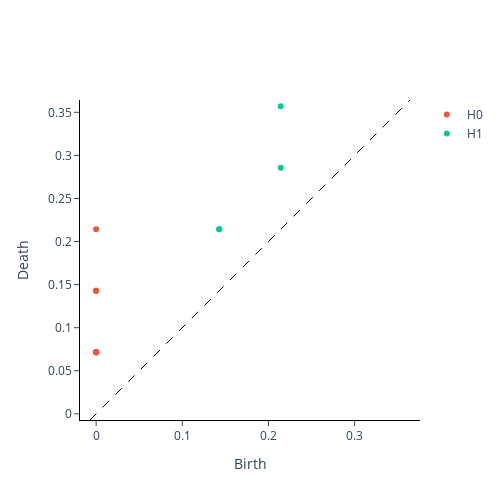

The notebook cell this image was saved under:
### Code cell
vr_persistence = VietorisRipsPersistence(
        metric="precomputed",
        homology_dimensions=[0, 1],  # Compute H0 and H1
        collapse_edges=True  # Handle disconnected graphs
    )

diagrams = vr_persistence.fit_transform([adj_matrix])[0]
plot_diagram(diagrams)

### Figure 1 — Plotly figure (JSON) as saved in the notebook; plotly's stock layout.template omitted (floating-point values rounded to 4 significant figures)
{"data": [{"hoverinfo": "none", "line": {"color": "black", "dash": "dash", "width": 1}, "mode": "lines", "showlegend": false, "type": "scatter", "x": [-0.007143, 0.3643], "y": [-0.007143, 0.3643]}, {"hoverinfo": "text", "hovertext": ["(0.0, 0.0714285746216774), multiplicity: 6", "(0.0, 0.0714285746216774), multiplicity: 6", "(0.0, 0.0714285746216774), multiplicity: 6", "(0.0, 0.0714285746216774), multiplicity: 6", "(0.0, 0.0714285746216774), multiplicity: 6", "(0.0, 0.0714285746216774), multiplicity: 6", "(0.0, 0.1428571492433548), multiplicity: 3", "(0.0, 0.1428571492433548), multiplicity: 3", "(0.0, 0.1428571492433548), multiplicity: 3", "(0.0, 0.2142857164144516)"], "mode": "markers", "name": "H0", "type": "scatter", "x": [0, 0, 0, 0, 0, 0, 0, 0, 0, 0], "y": [0.07143, 0.07143, 0.07143, 0.07143, 0.07143, 0.07143, 0.1429, 0.1429, 0.1429, 0.2143]}, {"hoverinfo": "text", "hovertext": ["(0.2142857164144516, 0.3571428656578064)", "(0.2142857164144516, 0.2857142984867096)", "(0.1428571492433548, 0.2142857164144516), multiplicity: 2", "(0.1428571492433548, 0.2142857164144516), multiplicity: 2"], "mode": "markers", "name": "H1", "type": "scatter", "x": [0.2143, 0.2143, 0.1429, 0.1429], "y": [0.3571, 0.2857, 0.2143, 0.2143]}], "layout": {"height": 500, "plot_bgcolor": "white", "width": 500, "xaxis": {"autorange": false, "exponentformat": "e", "linecolor": "black", "linewidth": 1, "mirror": false, "range": [-0.007143, 0.3643], "showexponent": "all", "showline": true, "side": "bottom", "ticks": "outside", "title": {"text": "Birth"}, "type": "linear", "zeroline": true}, "yaxis": {"autorange": false, "exponentformat": "e", "linecolor": "black", "linewidth": 1, "mirror": false, "range": [-0.007143, 0.3643], "scaleanchor": "x", "scaleratio": 1, "showexponent": "all", "showline": true, "side": "left", "ticks": "outside", "title": {"text": "Death"}, "type": "linear", "zeroline": true}}}
